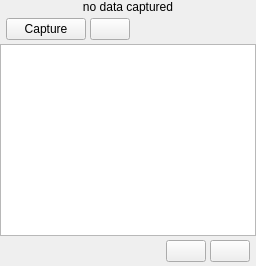
<?xml version="1.0" encoding="UTF-8"?>
<ui version="4.0">
 <class>ColCapture</class>
 <widget class="QWidget" name="ColCapture">
  <property name="minimumWidth"><number>220</number></property>
  <layout class="QVBoxLayout" name="layout_root">
   <property name="spacing"><number>0</number></property>
   <property name="leftMargin"><number>0</number></property>
   <property name="topMargin"><number>0</number></property>
   <property name="rightMargin"><number>0</number></property>
   <property name="bottomMargin"><number>0</number></property>

   <item>
    <widget class="QLabel" name="lbl_capture_image">
     <property name="text"><string>no data captured</string></property>
     <property name="alignment"><set>Qt::AlignCenter</set></property>
    </widget>
   </item>

   <item>
    <widget class="QWidget" name="wt_toolbar_top">
     <layout class="QHBoxLayout" name="toolbar_top_layout">
      <property name="spacing"><number>4</number></property>
      <property name="leftMargin"><number>6</number></property>
      <property name="topMargin"><number>4</number></property>
      <property name="rightMargin"><number>6</number></property>
      <property name="bottomMargin"><number>4</number></property>
      <item>
       <widget class="QPushButton" name="btn_capture">
        <property name="text"><string>Capture</string></property>
        <property name="minimumHeight"><number>32</number></property>
       </widget>
      </item>
      <item>
       <widget class="QPushButton" name="btn_save_capture">
        <property name="text"><string/></property>
        <property name="toolTip"><string>Save log</string></property>
        <property name="minimumWidth"><number>32</number></property>
        <property name="maximumWidth"><number>32</number></property>
        <property name="minimumHeight"><number>32</number></property>
        <property name="maximumHeight"><number>32</number></property>
       </widget>
      </item>
      <item>
       <spacer>
        <property name="orientation"><enum>Qt::Horizontal</enum></property>
        <property name="sizeHint" stdset="0"><size><width>10</width><height>1</height></size></property>
       </spacer>
      </item>
     </layout>
    </widget>
   </item>

   <!-- QPlainTextEdit: built for logs — fast, scrollable, selectable -->
   <item>
    <widget class="QPlainTextEdit" name="log_view">
     <property name="readOnly"><bool>true</bool></property>
     <property name="lineWrapMode"><enum>QPlainTextEdit::NoWrap</enum></property>
     <property name="maximumBlockCount"><number>2000</number></property>
    </widget>
   </item>

   <item>
    <widget class="QWidget" name="wt_toolbar_bottom">
     <layout class="QHBoxLayout" name="toolbar_bottom_layout">
      <property name="spacing"><number>4</number></property>
      <property name="leftMargin"><number>6</number></property>
      <property name="topMargin"><number>4</number></property>
      <property name="rightMargin"><number>6</number></property>
      <property name="bottomMargin"><number>4</number></property>
      <item>
       <spacer>
        <property name="orientation"><enum>Qt::Horizontal</enum></property>
        <property name="sizeHint" stdset="0"><size><width>10</width><height>1</height></size></property>
       </spacer>
      </item>
      <item>
       <widget class="QPushButton" name="btn_clear_log">
        <property name="text"><string/></property>
        <property name="toolTip"><string>Clear log</string></property>
        <property name="minimumWidth"><number>32</number></property>
        <property name="maximumWidth"><number>32</number></property>
        <property name="minimumHeight"><number>32</number></property>
        <property name="maximumHeight"><number>32</number></property>
       </widget>
      </item>
      <item>
       <widget class="QPushButton" name="btn_copy_log">
        <property name="text"><string/></property>
        <property name="toolTip"><string>Copy log</string></property>
        <property name="minimumWidth"><number>32</number></property>
        <property name="maximumWidth"><number>32</number></property>
        <property name="minimumHeight"><number>32</number></property>
        <property name="maximumHeight"><number>32</number></property>
       </widget>
      </item>
     </layout>
    </widget>
   </item>

  </layout>
 </widget>
 <resources/>
 <connections/>
</ui>
